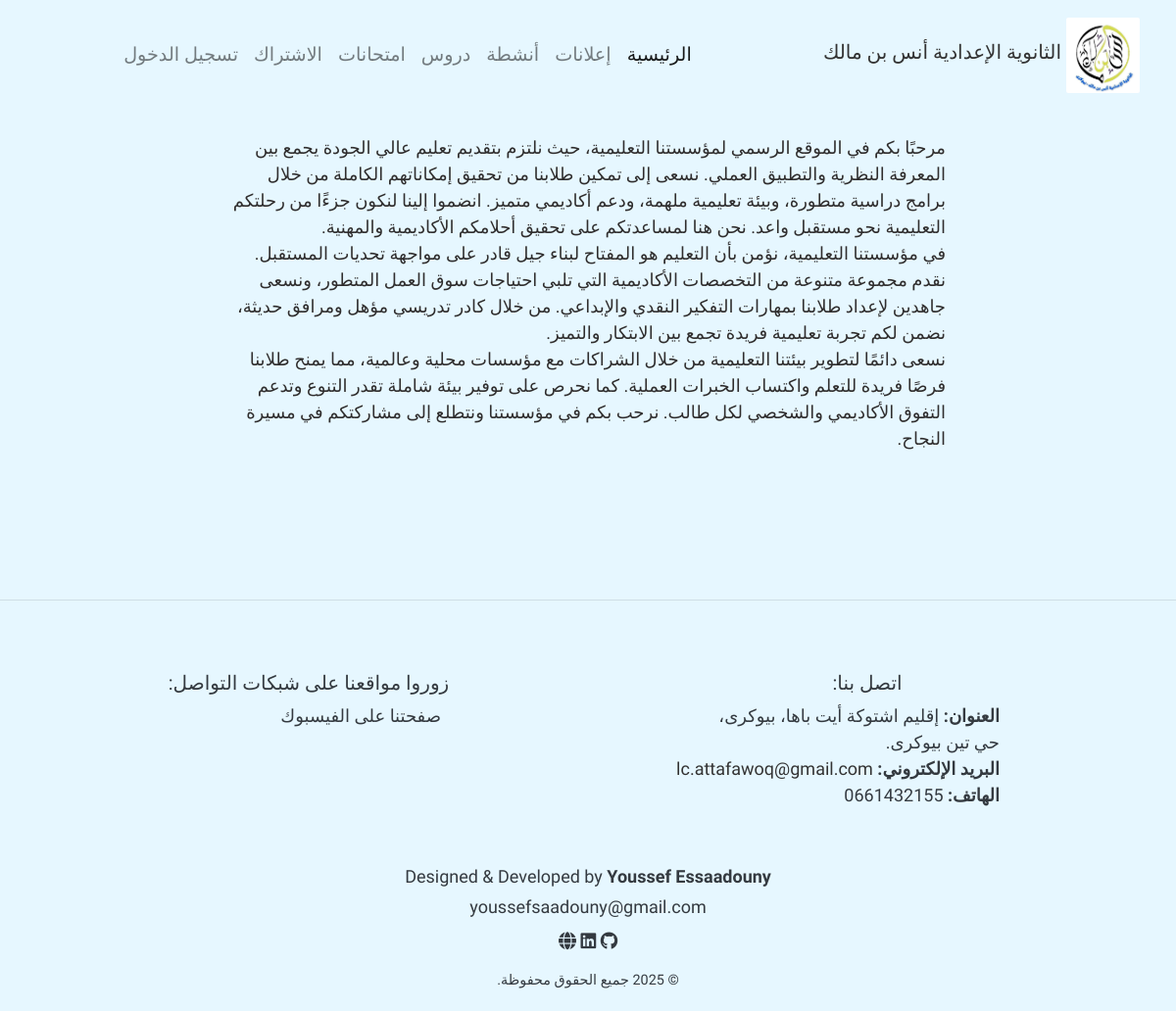
The page / on the database its author committed.
### home/models.py (models this page shows, shortened)
class Home(models.Model):
    title = models.CharField(max_length = 50)
    text = models.TextField()

### home/views.py (the view)
# urls.py: path('', views.home, name = 'home'),
def home (request):
    try:
        user = request.user
        user_info = UserProfile.objects.get(user = user)
    except:
        user_info =  None
    context = {
        'user_info': user_info,
        'paragraphs' : Home.objects.all()
    }
    return render (request,'pages/home.html', context)

### templates/pages/home.html (shortened to what this page needs)
{% extends 'base.html' %}
{% load static %}
{% block content %}
<div class="container mt-4" >
    <div class="row justify-content-center">
        <div class=" col-12 col-md-8">
            {% for paragraph in paragraphs %}
                <div class="problematic-text" >
                    {{ paragraph.text }}
                </div>
            {% endfor %}
        </div>
    </div>
</div>
{% endblock %}

### LC_tassegdelt/static/css/style.css (style rules this page uses)
body { background: #e6f7ff; color: #2f2d2d; position: relative; font-size: large; font-family: 'Tajawal' , 'Gupter', 'Marhey', sans-serif; direction: rtl; text-align: right; }

### rows shown on the page
Home: text "مرحبًا بكم في الموقع الرسمي لمؤسستنا التعليمية، حيث نلتزم بتقديم تعليم عالي الجودة يجمع بين المعرفة النظرية والتطبيق العملي. نسعى إلى تمكين طلابنا من تحقيق إمكاناتهم الكاملة من خلال برامج دراسية متطورة، وبيئة تعليمية ملهمة، ودعم أكاديمي متميز. انضموا إلينا لنكون جزءًا من رحلتكم التعليمية نحو مستقبل واعد. نحن هنا لمساعدتكم على تحقيق أحلامكم الأكاديمية والمهنية."
Home: text "في مؤسستنا التعليمية، نؤمن بأن التعليم هو المفتاح لبناء جيل قادر على مواجهة تحديات المستقبل. نقدم مجموعة متنوعة من التخصصات الأكاديمية التي تلبي احتياجات سوق العمل المتطور، ونسعى جاهدين لإعداد طلابنا بمهارات التفكير النقدي والإبداعي. من خلال كادر تدريسي مؤهل ومرافق حديثة، نضمن لكم تجربة تعليمية فريدة تجمع بين الابتكار والتميز."
Home: text "نسعى دائمًا لتطوير بيئتنا التعليمية من خلال الشراكات مع مؤسسات محلية وعالمية، مما يمنح طلابنا فرصًا فريدة للتعلم واكتساب الخبرات العملية. كما نحرص على توفير بيئة شاملة تقدر التنوع وتدعم التفوق الأكاديمي والشخصي لكل طالب. نرحب بكم في مؤسستنا ونتطلع إلى مشاركتكم في مسيرة النجاح."
